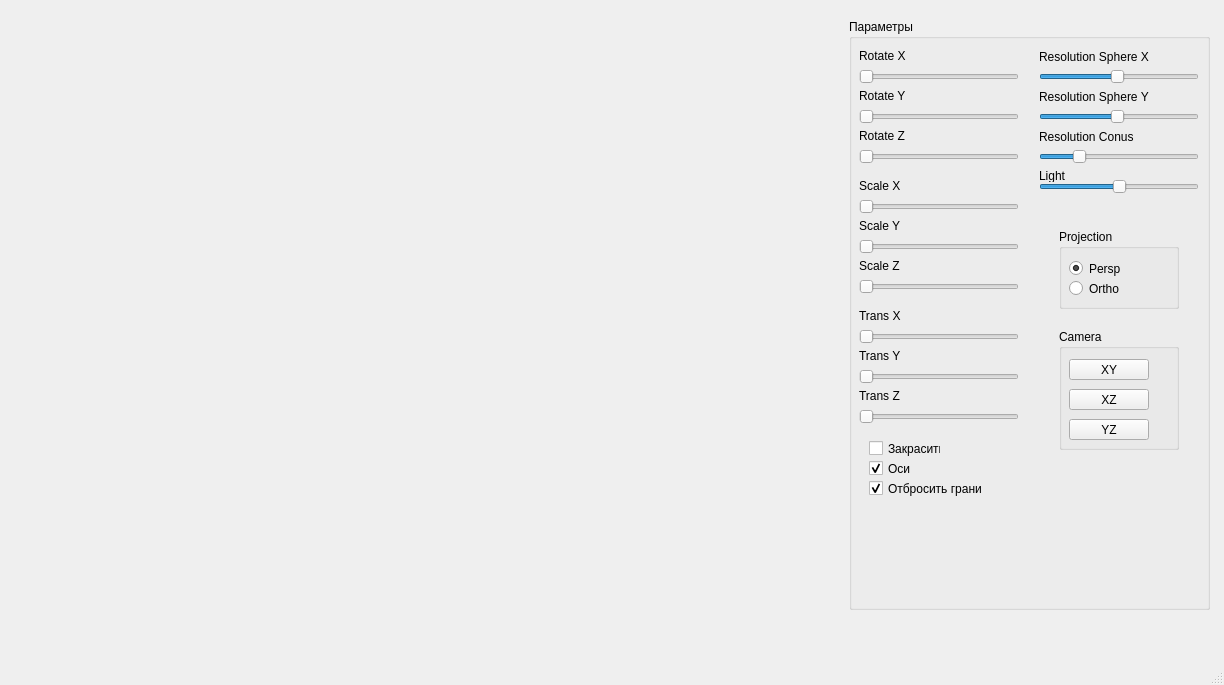
<?xml version="1.0" encoding="UTF-8"?>
<ui version="4.0">
 <class>MainWindow</class>
 <widget class="QMainWindow" name="MainWindow">
  <property name="geometry">
   <rect>
    <x>0</x>
    <y>0</y>
    <width>1224</width>
    <height>685</height>
   </rect>
  </property>
  <property name="windowTitle">
   <string>Dodecahedron</string>
  </property>
  <widget class="QWidget" name="centralwidget">
   <layout class="QHBoxLayout" name="horizontalLayout">
    <item>
     <widget class="Scene" name="scene_widget" native="true">
      <property name="maximumSize">
       <size>
        <width>1300</width>
        <height>16777215</height>
       </size>
      </property>
      <widget class="QGroupBox" name="groupBox">
       <property name="geometry">
        <rect>
         <x>840</x>
         <y>10</y>
         <width>361</width>
         <height>591</height>
        </rect>
       </property>
       <property name="title">
        <string>Параметры</string>
       </property>
       <widget class="QSlider" name="horizontalSlider">
        <property name="geometry">
         <rect>
          <x>10</x>
          <y>50</y>
          <width>160</width>
          <height>16</height>
         </rect>
        </property>
        <property name="maximum">
         <number>360</number>
        </property>
        <property name="orientation">
         <enum>Qt::Horizontal</enum>
        </property>
       </widget>
       <widget class="QSlider" name="horizontalSlider_2">
        <property name="geometry">
         <rect>
          <x>10</x>
          <y>90</y>
          <width>160</width>
          <height>16</height>
         </rect>
        </property>
        <property name="maximum">
         <number>360</number>
        </property>
        <property name="orientation">
         <enum>Qt::Horizontal</enum>
        </property>
       </widget>
       <widget class="QLabel" name="label">
        <property name="geometry">
         <rect>
          <x>10</x>
          <y>30</y>
          <width>47</width>
          <height>13</height>
         </rect>
        </property>
        <property name="text">
         <string>Rotate X</string>
        </property>
       </widget>
       <widget class="QLabel" name="label_2">
        <property name="geometry">
         <rect>
          <x>10</x>
          <y>70</y>
          <width>47</width>
          <height>13</height>
         </rect>
        </property>
        <property name="text">
         <string>Rotate Y</string>
        </property>
       </widget>
       <widget class="QCheckBox" name="checkBox">
        <property name="geometry">
         <rect>
          <x>20</x>
          <y>460</y>
          <width>121</width>
          <height>19</height>
         </rect>
        </property>
        <property name="text">
         <string>Отбросить грани</string>
        </property>
        <property name="checked">
         <bool>true</bool>
        </property>
       </widget>
       <widget class="QCheckBox" name="checkBox_2">
        <property name="geometry">
         <rect>
          <x>20</x>
          <y>440</y>
          <width>72</width>
          <height>19</height>
         </rect>
        </property>
        <property name="text">
         <string>Оси</string>
        </property>
        <property name="checked">
         <bool>true</bool>
        </property>
       </widget>
       <widget class="QSlider" name="horizontalSlider_3">
        <property name="geometry">
         <rect>
          <x>10</x>
          <y>130</y>
          <width>160</width>
          <height>16</height>
         </rect>
        </property>
        <property name="maximum">
         <number>360</number>
        </property>
        <property name="orientation">
         <enum>Qt::Horizontal</enum>
        </property>
       </widget>
       <widget class="QLabel" name="label_3">
        <property name="geometry">
         <rect>
          <x>10</x>
          <y>110</y>
          <width>47</width>
          <height>13</height>
         </rect>
        </property>
        <property name="text">
         <string>Rotate Z</string>
        </property>
       </widget>
       <widget class="QSlider" name="horizontalSlider_4">
        <property name="geometry">
         <rect>
          <x>10</x>
          <y>180</y>
          <width>160</width>
          <height>16</height>
         </rect>
        </property>
        <property name="minimum">
         <number>10</number>
        </property>
        <property name="maximum">
         <number>20</number>
        </property>
        <property name="pageStep">
         <number>1</number>
        </property>
        <property name="value">
         <number>10</number>
        </property>
        <property name="sliderPosition">
         <number>10</number>
        </property>
        <property name="orientation">
         <enum>Qt::Horizontal</enum>
        </property>
       </widget>
       <widget class="QSlider" name="horizontalSlider_7">
        <property name="geometry">
         <rect>
          <x>10</x>
          <y>310</y>
          <width>160</width>
          <height>16</height>
         </rect>
        </property>
        <property name="minimum">
         <number>0</number>
        </property>
        <property name="maximum">
         <number>30</number>
        </property>
        <property name="pageStep">
         <number>1</number>
        </property>
        <property name="value">
         <number>0</number>
        </property>
        <property name="orientation">
         <enum>Qt::Horizontal</enum>
        </property>
       </widget>
       <widget class="QLabel" name="label_4">
        <property name="geometry">
         <rect>
          <x>10</x>
          <y>160</y>
          <width>47</width>
          <height>13</height>
         </rect>
        </property>
        <property name="text">
         <string>Scale X</string>
        </property>
       </widget>
       <widget class="QLabel" name="label_5">
        <property name="geometry">
         <rect>
          <x>10</x>
          <y>200</y>
          <width>47</width>
          <height>13</height>
         </rect>
        </property>
        <property name="text">
         <string>Scale Y</string>
        </property>
       </widget>
       <widget class="QLabel" name="label_6">
        <property name="geometry">
         <rect>
          <x>10</x>
          <y>240</y>
          <width>47</width>
          <height>13</height>
         </rect>
        </property>
        <property name="text">
         <string>Scale Z</string>
        </property>
       </widget>
       <widget class="QLabel" name="label_7">
        <property name="geometry">
         <rect>
          <x>10</x>
          <y>290</y>
          <width>47</width>
          <height>13</height>
         </rect>
        </property>
        <property name="text">
         <string>Trans X</string>
        </property>
       </widget>
       <widget class="QLabel" name="label_8">
        <property name="geometry">
         <rect>
          <x>10</x>
          <y>330</y>
          <width>47</width>
          <height>13</height>
         </rect>
        </property>
        <property name="text">
         <string>Trans Y</string>
        </property>
       </widget>
       <widget class="QLabel" name="label_9">
        <property name="geometry">
         <rect>
          <x>10</x>
          <y>370</y>
          <width>47</width>
          <height>13</height>
         </rect>
        </property>
        <property name="text">
         <string>Trans Z</string>
        </property>
       </widget>
       <widget class="QSlider" name="horizontalSlider_5">
        <property name="geometry">
         <rect>
          <x>10</x>
          <y>220</y>
          <width>160</width>
          <height>16</height>
         </rect>
        </property>
        <property name="minimum">
         <number>10</number>
        </property>
        <property name="maximum">
         <number>20</number>
        </property>
        <property name="pageStep">
         <number>1</number>
        </property>
        <property name="value">
         <number>10</number>
        </property>
        <property name="sliderPosition">
         <number>10</number>
        </property>
        <property name="orientation">
         <enum>Qt::Horizontal</enum>
        </property>
       </widget>
       <widget class="QSlider" name="horizontalSlider_6">
        <property name="geometry">
         <rect>
          <x>10</x>
          <y>260</y>
          <width>160</width>
          <height>16</height>
         </rect>
        </property>
        <property name="minimum">
         <number>10</number>
        </property>
        <property name="maximum">
         <number>20</number>
        </property>
        <property name="pageStep">
         <number>1</number>
        </property>
        <property name="value">
         <number>10</number>
        </property>
        <property name="sliderPosition">
         <number>10</number>
        </property>
        <property name="orientation">
         <enum>Qt::Horizontal</enum>
        </property>
       </widget>
       <widget class="QSlider" name="horizontalSlider_8">
        <property name="geometry">
         <rect>
          <x>10</x>
          <y>350</y>
          <width>160</width>
          <height>16</height>
         </rect>
        </property>
        <property name="minimum">
         <number>0</number>
        </property>
        <property name="maximum">
         <number>30</number>
        </property>
        <property name="pageStep">
         <number>1</number>
        </property>
        <property name="value">
         <number>0</number>
        </property>
        <property name="orientation">
         <enum>Qt::Horizontal</enum>
        </property>
       </widget>
       <widget class="QSlider" name="horizontalSlider_9">
        <property name="geometry">
         <rect>
          <x>10</x>
          <y>390</y>
          <width>160</width>
          <height>16</height>
         </rect>
        </property>
        <property name="minimum">
         <number>0</number>
        </property>
        <property name="maximum">
         <number>30</number>
        </property>
        <property name="pageStep">
         <number>1</number>
        </property>
        <property name="value">
         <number>0</number>
        </property>
        <property name="orientation">
         <enum>Qt::Horizontal</enum>
        </property>
       </widget>
       <widget class="QCheckBox" name="checkBox_3">
        <property name="geometry">
         <rect>
          <x>20</x>
          <y>420</y>
          <width>72</width>
          <height>19</height>
         </rect>
        </property>
        <property name="text">
         <string>Закрасить</string>
        </property>
        <property name="checked">
         <bool>false</bool>
        </property>
       </widget>
       <widget class="QSlider" name="horizontalSlider_10">
        <property name="geometry">
         <rect>
          <x>190</x>
          <y>50</y>
          <width>160</width>
          <height>16</height>
         </rect>
        </property>
        <property name="minimum">
         <number>2</number>
        </property>
        <property name="maximum">
         <number>80</number>
        </property>
        <property name="value">
         <number>40</number>
        </property>
        <property name="orientation">
         <enum>Qt::Horizontal</enum>
        </property>
       </widget>
       <widget class="QLabel" name="label_10">
        <property name="geometry">
         <rect>
          <x>190</x>
          <y>30</y>
          <width>131</width>
          <height>16</height>
         </rect>
        </property>
        <property name="text">
         <string>Resolution Sphere X</string>
        </property>
       </widget>
       <widget class="QSlider" name="horizontalSlider_11">
        <property name="geometry">
         <rect>
          <x>190</x>
          <y>160</y>
          <width>160</width>
          <height>16</height>
         </rect>
        </property>
        <property name="maximum">
         <number>800</number>
        </property>
        <property name="value">
         <number>400</number>
        </property>
        <property name="orientation">
         <enum>Qt::Horizontal</enum>
        </property>
       </widget>
       <widget class="QLabel" name="label_11">
        <property name="geometry">
         <rect>
          <x>190</x>
          <y>150</y>
          <width>47</width>
          <height>13</height>
         </rect>
        </property>
        <property name="text">
         <string>Light</string>
        </property>
       </widget>
       <widget class="QGroupBox" name="groupBox_2">
        <property name="geometry">
         <rect>
          <x>210</x>
          <y>210</y>
          <width>120</width>
          <height>80</height>
         </rect>
        </property>
        <property name="title">
         <string>Projection</string>
        </property>
        <widget class="QRadioButton" name="radioButton_2">
         <property name="geometry">
          <rect>
           <x>10</x>
           <y>50</y>
           <width>84</width>
           <height>19</height>
          </rect>
         </property>
         <property name="text">
          <string>Ortho</string>
         </property>
        </widget>
        <widget class="QRadioButton" name="radioButton">
         <property name="geometry">
          <rect>
           <x>10</x>
           <y>30</y>
           <width>84</width>
           <height>19</height>
          </rect>
         </property>
         <property name="text">
          <string>Persp</string>
         </property>
         <property name="checked">
          <bool>true</bool>
         </property>
        </widget>
       </widget>
       <widget class="QGroupBox" name="groupBox_5">
        <property name="geometry">
         <rect>
          <x>210</x>
          <y>310</y>
          <width>120</width>
          <height>121</height>
         </rect>
        </property>
        <property name="title">
         <string>Camera</string>
        </property>
        <widget class="QPushButton" name="pushButton">
         <property name="geometry">
          <rect>
           <x>10</x>
           <y>30</y>
           <width>80</width>
           <height>21</height>
          </rect>
         </property>
         <property name="text">
          <string>XY</string>
         </property>
        </widget>
        <widget class="QPushButton" name="pushButton_3">
         <property name="geometry">
          <rect>
           <x>10</x>
           <y>60</y>
           <width>80</width>
           <height>21</height>
          </rect>
         </property>
         <property name="text">
          <string>XZ</string>
         </property>
        </widget>
        <widget class="QPushButton" name="pushButton_4">
         <property name="geometry">
          <rect>
           <x>10</x>
           <y>90</y>
           <width>80</width>
           <height>21</height>
          </rect>
         </property>
         <property name="text">
          <string>YZ</string>
         </property>
        </widget>
       </widget>
       <widget class="QLabel" name="label_13">
        <property name="geometry">
         <rect>
          <x>190</x>
          <y>70</y>
          <width>131</width>
          <height>16</height>
         </rect>
        </property>
        <property name="text">
         <string>Resolution Sphere Y</string>
        </property>
       </widget>
       <widget class="QSlider" name="horizontalSlider_13">
        <property name="geometry">
         <rect>
          <x>190</x>
          <y>90</y>
          <width>160</width>
          <height>16</height>
         </rect>
        </property>
        <property name="minimum">
         <number>2</number>
        </property>
        <property name="maximum">
         <number>80</number>
        </property>
        <property name="value">
         <number>40</number>
        </property>
        <property name="orientation">
         <enum>Qt::Horizontal</enum>
        </property>
       </widget>
       <widget class="QLabel" name="label_14">
        <property name="geometry">
         <rect>
          <x>190</x>
          <y>110</y>
          <width>121</width>
          <height>16</height>
         </rect>
        </property>
        <property name="text">
         <string>Resolution Conus</string>
        </property>
       </widget>
       <widget class="QSlider" name="horizontalSlider_14">
        <property name="geometry">
         <rect>
          <x>190</x>
          <y>130</y>
          <width>160</width>
          <height>16</height>
         </rect>
        </property>
        <property name="minimum">
         <number>2</number>
        </property>
        <property name="maximum">
         <number>80</number>
        </property>
        <property name="value">
         <number>20</number>
        </property>
        <property name="orientation">
         <enum>Qt::Horizontal</enum>
        </property>
       </widget>
      </widget>
     </widget>
    </item>
   </layout>
  </widget>
  <widget class="QMenuBar" name="menubar">
   <property name="geometry">
    <rect>
     <x>0</x>
     <y>0</y>
     <width>1224</width>
     <height>20</height>
    </rect>
   </property>
  </widget>
  <widget class="QStatusBar" name="statusbar"/>
 </widget>
 <customwidgets>
  <customwidget>
   <class>Scene</class>
   <extends>QWidget</extends>
   <header>scene.h</header>
   <container>1</container>
  </customwidget>
 </customwidgets>
 <resources/>
 <connections/>
</ui>
